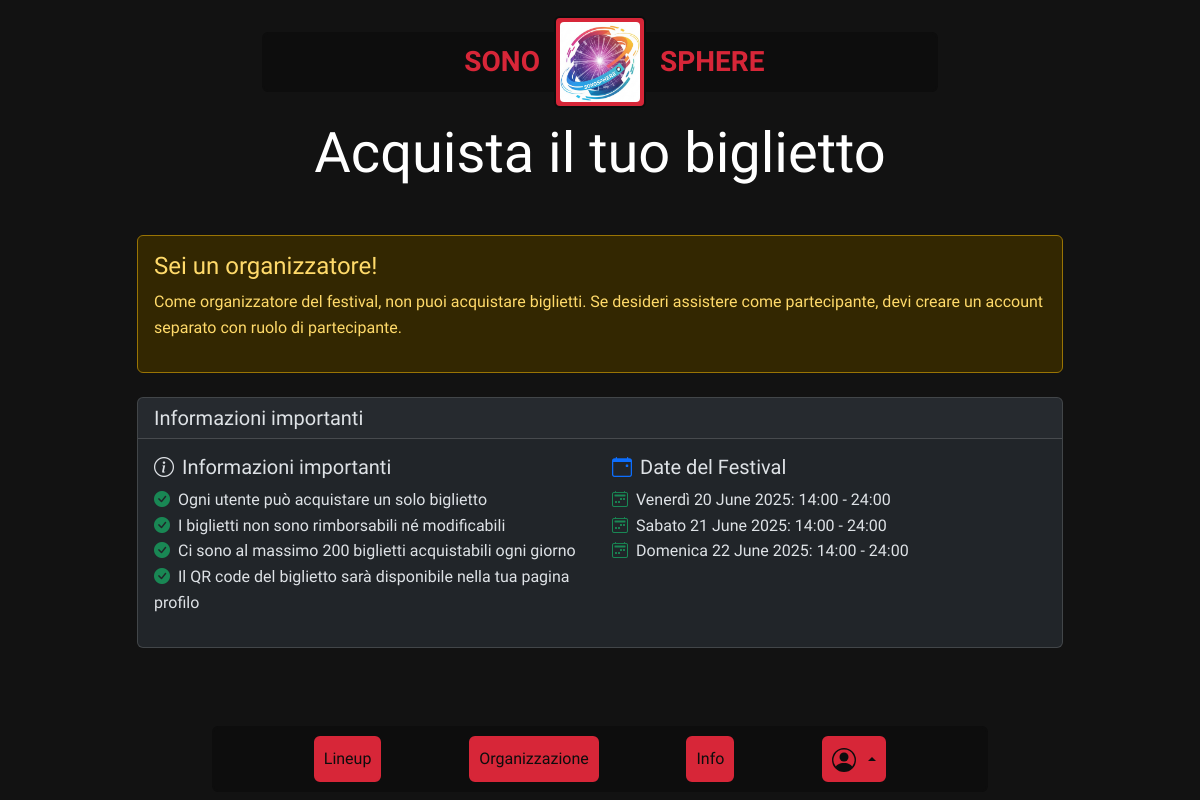
/tickets/ (signed in), run on the app's committed database.
### tables this page shows
CREATE TABLE "event_days" (
        "id" INTEGER NOT NULL UNIQUE,
        "name" TEXT NOT NULL,
        "date" TEXT NOT NULL,
        "current_attendees" INTEGER NOT NULL DEFAULT 0,
        "max_attendees" INTEGER NOT NULL DEFAULT 200,
        "start_time" TEXT NOT NULL,
        "end_time" TEXT NOT NULL,
        PRIMARY KEY("id" AUTOINCREMENT)
    );

### blueprints/tickets/routes.py (the view)
@tickets_bp.route("/")
@login_required
def index():
    ticket = None
    if current_user.is_authenticated and current_user.role == 0:
        ticket = tickets_dao.get_ticket_by_user_id(current_user.id)
    ticket_types = ticket_types_dao.get_all_ticket_types()
    event_days = event_days_dao.get_all_days()
    return render_template(
        "tickets.html", ticket=ticket, ticket_types=ticket_types, event_days=event_days
    )

### app.py (called while the page is built)
@app.template_filter("strfdate")
def _filter_date(date, fmt=None):
    if isinstance(date, str):
        date = datetime.strptime(date, "%Y-%m-%d")
    return date.strftime(fmt or "%d %B %Y")

@login_manager.user_loader
def load_user(user_id):
    db_user = users_dao.get_user_by_id(user_id)
    if not db_user:
        return None
    user = User(
        id=db_user["id"],
        username=db_user["username"],
        password=db_user["password"],
        name=db_user["name"],
        surname=db_user["surname"],
        email=db_user["email"],
        pfp=db_user["pfp"],
        role=db_user["role"],
    )
    return user

### utils/event_days_dao.py (called while the page is built)
def get_all_days() -> List[Dict[str, Any]]:
    query = "SELECT * FROM event_days"
    conn = sqlite3.connect(ROOT_PATH + DB_PATH)
    cursor = conn.cursor()
    cursor.execute(query)
    days = cursor.fetchall()
    cursor.close()
    conn.close()
    return [
        {
            "id": day[0],
            "name": day[1],
            "date": day[2],
            "current_attendees": day[3],
            "max_attendees": day[4],
            "start_time": day[5],
            "end_time": day[6],
        }
        for day in days
    ]

### utils/ticket_types_dao.py (called while the page is built)
def get_all_ticket_types() -> List[Dict[str, Any]]:
    query = "SELECT * FROM ticket_types"
    conn = sqlite3.connect(ROOT_PATH + DB_PATH)
    cursor = conn.cursor()
    cursor.execute(query)
    ticket_types = cursor.fetchall()
    cursor.close()
    conn.close()
    return [
        {
            "id": ticket_type[0],
            "name": ticket_type[1],
            "description": ticket_type[2],
            "price": ticket_type[3],
            "days_count": ticket_type[4],
        }
        for ticket_type in ticket_types
    ]

### utils/users_dao.py (called while the page is built)
def get_user_by_id(user_id: int) -> Optional[Dict[str, Any]]:
    query = "SELECT * FROM users WHERE id = ?"
    conn = sqlite3.connect(ROOT_PATH + DB_PATH)
    cursor = conn.cursor()
    cursor.execute(query, (user_id,))
    user = cursor.fetchone()
    cursor.close()
    conn.close()
    if user:
        return {
            "id": user[0],
            "username": user[1],
            "name": user[2],
            "surname": user[3],
            "email": user[4],
            "password": user[5],
            "role": user[6],
            "pfp": user[7],
        }
    return None

### templates/tickets.html (shortened to what this page needs)
{% extends "base.html" %}
{% block content %}
<div class="container py-5">
    <div class="row justify-content-center">
        <div class="col-lg-10">
            <h1 class="display-4 text-center mb-5">Acquista il tuo biglietto</h1>
            {% if current_user.is_authenticated and current_user.role == 0 %}
            {% if ticket %}
            <div class="alert alert-info">
                <h4 class="alert-heading">Hai già acquistato un biglietto!</h4>
                <p>Hai già acquistato un biglietto per questa edizione del festival. Puoi visualizzare i dettagli nella
                    tua <a href="{{ url_for('profile.index') }}" class="alert-link">pagina profilo</a>.</p>
                <hr>
                <p class="mb-0">Ricorda che ogni utente può acquistare un solo biglietto per edizione. I biglietti non
                    sono modificabili né rimborsabili.</p>
            </div>
            {% else %}
            <div class="card shadow-sm mb-5">
                <div class="card-header red-bg white-text">
                    <h3 class="h5 mb-0">Scegli il tuo biglietto</h3>
                </div>
                <div class="card-body p-4">
                    <form id="ticketForm" action="{{ url_for('buy_ticket') }}" method="POST">
                        <div class="mb-4">
                            <label class="form-label fw-bold mb-3">Tipo di biglietto</label>
                            <div class="row">
                                {% for ticket_type in ticket_types %}
                                <div class="col-md-4 mb-4">
                                    <input type="radio" class="btn-check" name="ticket_type_id"
                                        id="ticketType{{ ticket_type.id }}" value="{{ ticket_type.id }}"
                                        data-days="{{ ticket_type.days_count }}" data-price="{{ ticket_type.price }}"
                                        data-description="{{ ticket_type.description }}">
                                    <label class="card h-100 ticket-type-card" for="ticketType{{ ticket_type.id }}">
                                        <div class="card-body d-flex flex-column">
                                            <div class="mb-3 text-center check-indicator">
                                                <i class="bi bi-check-circle-fill"></i> Selezionato
                                            </div>
                                            <h5 class="card-title">
                                                {% if ticket_type.days_count == 1 %}
                                                <i class="bi bi-ticket-perforated me-2 text-primary"></i>
                                                {% elif ticket_type.days_count == 2 %}
                                                <i class="bi bi-ticket-perforated-fill me-2 text-primary"></i>
                                                {% else %}
                                                <i class="bi bi-stars me-2 text-primary"></i>
                                                {% endif %}
                                                {{ ticket_type.name }}
                                            </h5>
                                            <p class="card-text flex-grow-1">{{ ticket_type.description }}</p>
                                            <div class="d-flex justify-content-between align-items-center mt-3">
                                                <span class="badge red-bg rounded-pill">{{
                                                    ticket_type.days_count }}
                                                    {% if ticket_type.days_count == 1 %}giorno{% else %}giorni{% endif
                                                    %}</span>
                                                <p class="card-text fw-bold mb-0">€ {{ "%.2f"|format(ticket_type.price)
                                                    }}</p>
                                            </div>
                                        </div>
                                    </label>
                                </div>
                                {% endfor %}
                            </div>
                        </div>
                        <div class="mb-4 hidden" id="daySelectionContainer">
                            <label class="form-label fw-bold">Seleziona i giorni</label>
                            <div class="hidden" id="singleDaySelection">
                                {% include '_single_day_ticket_selection.html' %}
                            </div>
                            <div class="hidden" id="twoDaySelection">
                                {% include '_two_day_ticket_selection.html' %}
                            </div>
                            <div class="hidden" id="fullPassSelection">
                                {% include '_full_pass_ticket_selection.html' %}
                            </div>
                        </div>
                        <div class="card mb-4 hidden" id="ticketSummary">
                            <div class="card-body">
                                <h5 class="card-title">Riepilogo ordine</h5>
                                <div class="row">
                                    <div class="col-md-8">
                                        <p class="mb-1"><span id="summaryTicketType">-</span></p>
                                        <p class="text-muted small" id="summaryDays">-</p>
                                    </div>
                                    <div class="col-md-4 text-end">
                                        <p class="h4 mb-0">€ <span id="summaryPrice">0.00</span></p>
                                    </div>
                                </div>
                            </div>
                        </div>
                        <div class="d-grid gap-2">
                            <button type="submit" class="btn red-bg red-bg-hover btn-lg" id="buyButton" disabled>
                                <i class="bi bi-credit-card me-2"></i>Acquista ora
                            </button>
                        </div>
                    </form>
                </div>
            </div>
            {% endif %}
            {% elif current_user.is_authenticated and current_user.role == 1 %}
            <div class="alert alert-warning">
                <h4 class="alert-heading">Sei un organizzatore!</h4>
                <p>Come organizzatore del festival, non puoi acquistare biglietti. Se desideri assistere come
                    partecipante, devi creare un account separato con ruolo di partecipante.</p>
            </div>
            {% endif %}
            <div class="card mt-4">
                <div class="card-header">
                    <h4 class="h5 mb-0">Informazioni importanti</h4>
                </div>
                <div class="card-body">
                    <div class="row">
                        <div class="col-md-6">
                            <h5><i class="bi bi-info-circle me-2"></i>Informazioni importanti</h5>
                            <ul class="list-unstyled">
                                <li><i class="bi bi-check-circle-fill me-2 text-success"></i>Ogni utente può acquistare
                                    un solo biglietto</li>
                                <li><i class="bi bi-check-circle-fill me-2 text-success"></i>I biglietti non sono
                                    rimborsabili né modificabili</li>
                                <li><i class="bi bi-check-circle-fill me-2 text-success"></i>Ci sono al massimo 200
                                    biglietti acquistabili ogni giorno</li>
                                <li><i class="bi bi-check-circle-fill me-2 text-success"></i>Il QR code del biglietto
                                    sarà disponibile nella tua pagina profilo</li>
                            </ul>
                        </div>
                        <div class="col-md-6">
                            <h5><i class="bi bi-calendar-event me-2 text-primary"></i>Date del Festival</h5>
                            <ul class="list-unstyled">
                                {% for day in event_days %}
                                <li><i class="bi bi-calendar2-week me-2 text-success"></i>{{ day.name }} {{
                                    day.date|strfdate('%d %B %Y') }}: {{ day.start_time }} - {{ day.end_time }}</li>
                                {% endfor %}
                            </ul>
                        </div>
                    </div>
                </div>
            </div>
        </div>
    </div>
</div>
{% endblock %}

### static/css/style.css (style rules this page uses)
:root { --black: #0d0d0d; --cream: #e1b2bd; --grey: #a9a9a9; --purple: #6c1eff; --red: #d72638; --white: #ffffff; }
body { color: var(--color-white); line-height: 1.6; font-family: "Orbitron", sans-serif; background-color: var(--color-black); }
.card-body { scrollbar-color: var(--red); scrollbar-width: thin; }

### data on the page
event_days: name "Venerdì", date|strfdate "20 June 2025", start_time "14:00", end_time "24:00"
event_days: name "Sabato", date|strfdate "21 June 2025", start_time "14:00", end_time "24:00"
event_days: name "Domenica", date|strfdate "22 June 2025", start_time "14:00", end_time "24:00"
